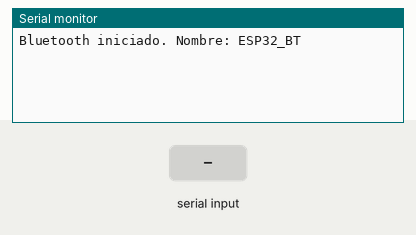
Simulated run of this program. Board: ESP32. On the bench: the last lines printed to the serial monitor. The inputs (shaded band) are chosen by the test bench. Nothing arrives over Bluetooth unless stated.

Above: at 1.2 s.
1.3 s: "1\n" received over the second serial link
At 1.9 s:
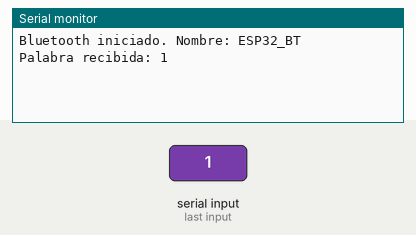
2.9 s: "0\n" received over the second serial link
At 4.1 s:
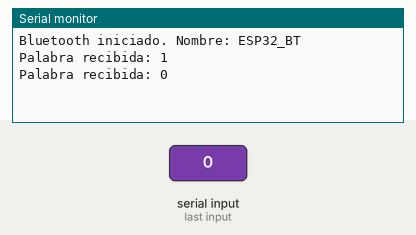
4.4 s: "2\n" received over the second serial link
At 5.5 s:
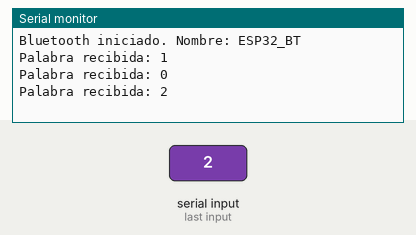

Measured:
- after the input at 1.3 s, the serial monitor: prints a new line after 0.10 s (image 1)
- after the input at 2.9 s, the serial monitor: prints a new line after 0.10 s (image 2)
- after the input at 4.4 s, the serial monitor: prints a new line at once (image 3)

The program:

main.cpp
```cpp
#include <Arduino.h>
#include "BluetoothSerial.h"

// Crear una instancia de BluetoothSerial
BluetoothSerial SerialBT;

// Búfer para almacenar palabras recibidas
String inputBuffer = "";

void setup() {
  // Inicia el puerto serial para depuración
  Serial.begin(115200);
  SerialBT.begin("ESP32_BT"); // Nombre Bluetooth
  Serial.println("Bluetooth iniciado. Nombre: ESP32_BT");
}

void loop() {
   // Verifica si hay datos recibidos por Bluetooth
  while (SerialBT.available()) { // Mientras haya datos disponibles
    // Lee un carácter recibido
    char received = SerialBT.read();

    // Si el carácter es un delimitador (por ejemplo, '\n' , '\r'), se procesa la palabra
    if (received == '\n' || received == '\r') {
      if (inputBuffer.length() > 0) {
        Serial.print("Palabra recibida: ");
        Serial.println(inputBuffer);
        // Limpia el búfer para la siguiente palabra
        inputBuffer = "";
      }
    } else {
      // Agrega el carácter al búfer
      inputBuffer += received;
    }
  }
  // Pequeña pausa para evitar saturar el procesador
  delay(200);
}
```
